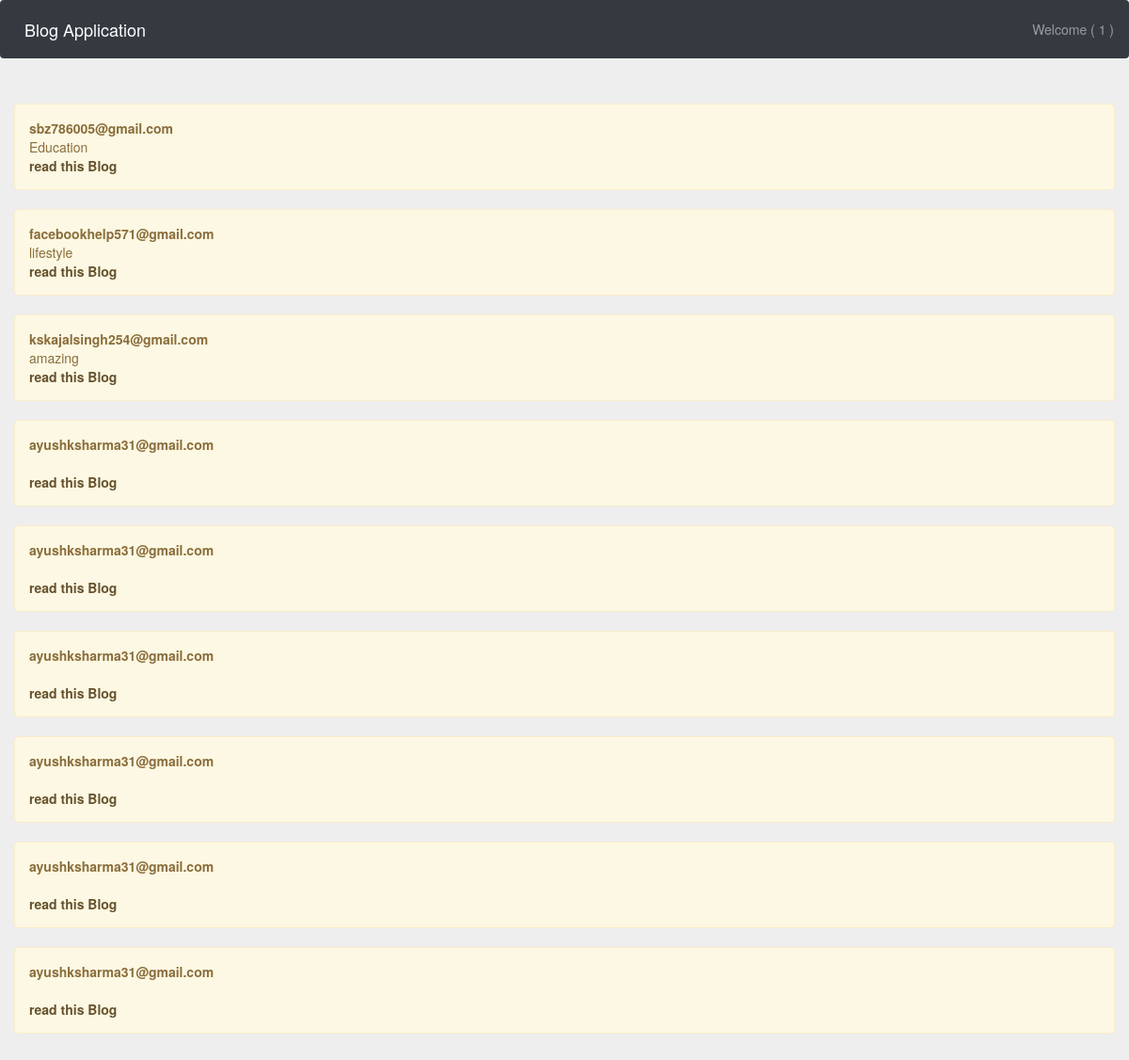
The page /blog/1 on the database its author committed.
### blogapp/models.py (models this page shows)
class Blog(models.Model):
	blogid=models.CharField(max_length=30)
	userid=models.CharField(max_length=30)
	subject=models.CharField(max_length=30)
	blogtext=models.CharField(max_length=250)
	rating=models.IntegerField()
	class Meta:
		db_table='Blog'

### blogapp/views.py (the view)
# urls.py: 2. Add a URL to urlpatterns:  path('blog/', include('blog.urls'))
def blog(request,uid):
	ob=Blog.objects.all()
	return render(request,'blog.html',{"blog":ob,"d":uid})

### blogapp/templates/blog.html (shortened to what this page needs)
<!DOCTYPE html>
<html>
<head>
	{% load static %}
	<link rel="stylesheet" type="text/css" href="{% static 'css/bootstrap.css' %}">
	<link rel="stylesheet" type="text/css" href="{% static 'css/bootstrap.min.css' %}">
	<link rel="stylesheet" href="https://cdnjs.cloudflare.com/ajax/libs/font-awesome/4.7.0/css/font-awesome.min.css">
  <link rel="stylesheet" href="https://maxcdn.bootstrapcdn.com/bootstrap/3.4.0/css/bootstrap.min.css">
</head>
<body>
	<nav class="navbar navbar-expand-sm navbar-fixed bg-dark navbar-dark" style="margin-bottom: 0px;">
  <a class="navbar-brand" href="/index/">Blog Application</a>
  <ul class="navbar-nav" style="margin-left: auto;">
    <li class="nav-item">
      <a class="nav-link" href="#">Welcome ( {{d}} )</a>
    </li>
  </ul>
</nav>
<div class="container-fluid jumbotron">
	<div class="panel-group">
	{% for x in blog %}
    <div class="alert alert-warning">
    <strong>{{x.userid}}</strong><br> {{x.subject}}<br> <a href="/showbloguser/{{x.blogid}}/{{d}}" class="alert-link">read this Blog</a>
  </div>
    {% endfor %}
</div>
</div>
</body>
</html>

### rows shown on the page
Blog: userid "sbz786005@gmail.com", subject "Education"
Blog: userid "facebookhelp571@gmail.com", subject "lifestyle"
Blog: userid "kskajalsingh254@gmail.com", subject "amazing"
Blog: userid "ayushksharma31@gmail.com"
Blog: userid "ayushksharma31@gmail.com"
Blog: userid "ayushksharma31@gmail.com"
Blog: userid "ayushksharma31@gmail.com"
Blog: userid "ayushksharma31@gmail.com"
Blog: userid "ayushksharma31@gmail.com"

### other values the page prints
{{ d }} "1"
